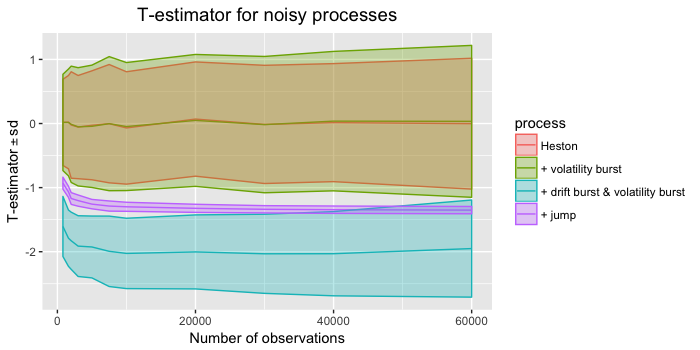

Recreate this plot in R.
library(ggplot2)
library(latex2exp)
setwd(Sys.getenv("masters-thesis"))
source("Simulation/Heston.R")
source("Simulation/Bursts.R")
source("Simulation/Jumps.R")
source("Estimation/pre-average.R")
source("Estimation/estimates.R")

#seed
set.seed(100)

p0 <- Sys.time()

#################### PARAMETERS THAT DON'T CHANGE ####################
omega2 <- 2.64*10^(-10)
omega <- sqrt(omega2)
K2 <- 0.5 #K2

#Burst settings
alpha <- 0.55
beta <- 0.45
c_1 <- (1-alpha)*0.005/(10/(60*24*7*52))^(1-alpha)
c_2 <- sqrt((1-2*beta)*0.001^2/(10/(60*24*7*52))^(1-2*beta))


#Constants regarding pre-avg kernel
phi_1 <- 1 #int(g'(x)^2)
phi_2 <- 1/12 #int(g^2)
int_g <- 1/4 #int(g)


#################### PARAMETERS CHANGING WITH N ####################
n_list <- c(800, 1600, 2000, 3000, 5000, 7500, 10000,
            20000, 30000, 40000, 60000)

#Initialize list with 5 mean, lower and upper for later plot

#Initialize list with 5 mean, lower and upper for later plot
n_processes <- 4

all_plot_data <- vector("list", n_processes)
for (i in 1:n_processes) {
  all_plot_data[[i]]$means <- numeric(length = length(n_list))
  all_plot_data[[i]]$lower <- all_plot_data[[i]]$means
  all_plot_data[[i]]$upper <- all_plot_data[[i]]$means
}

#################### LOOP OVER N ####################

for (my_n in 1:length(n_list)) {
  print(my_n)
  #my_n <- 8
  #my_n <- length(n_list)
  mat <- 6.5/(24*7*52)#*52*7*24*60*60 #In years
  n <- n_list[my_n]
  dt <- mat/n #In years
  theta_1 <- 10^(-1)
  k_n <- ceiling(theta_1*n^(1/2)) #It shouldn't become zero, therefore 'ceiling'
  #hd <- 2*10^3*n^(-1/4) #If miliseconds
  theta_2 <- 10^(-1)
  hd <- mat*theta_2*n^(-1/3) #If years
  
  #Check they are reasonable
  #n/k_n #We shouldn't use to many in pre-avg
  #hd/(k_n*dt) #We should have enough pre-avg within bandwidth
  
  #The index where i calculate T
  desired_index <- ceiling((n+1)/2) + k_n-1 #burst time + k_n - 1
  
  
  ############ Simulation #########
  Npath <- 400
  settings <- sim.setup(mat=mat, Npath = Npath, Nsteps = n, omega = omega) #6.5 hours
  Heston <- sim.heston(settings)
  Heston_vb <- sim.addvb(Heston,burst_time = 0.5, interval_length = 0.05, c_2 = c_2, beta = beta, reverse = F, recenter = F)
  Heston_vbdb <- sim.adddb(Heston_vb, burst_time=0.5,interval_length=0.05, c_1 = c_1, alpha = alpha, reverse = F)
  Heston_jump <- sim.addjump(Heston, burst_time = 0.5, interval_length = 0.05, c_1 = c_1, alpha = alpha)

  #All paths
  all_paths <- list(Heston, Heston_vb, Heston_vbdb, Heston_jump)

  for (j in 1:length(all_paths)) {
    #j <- 1
    path <- all_paths[[j]]
    
    ####### Pre-averaging #########
    #We need to transpose Y for dy to work properly
    Y <- t(as.matrix(path$Y))
    dy <- diff(Y)
    
    #Pre-avg (can't take vector)
    pre_y <- matrix(NA, nrow = Npath, ncol = n+1) #includes 0 and n to make same size as Heston$Y
    
    for (i in 1:Npath){
      pre_y[i,] <- c(rep(0,k_n+1),est.NewPreAverage(dy[,i],k_n))
    }
      
    #Plug back into Heston-data
    path$raw <- path$Y
    path$Y <- pre_y
    
    
    ######## CALCULATE T estimator ##########
    T_hat <- numeric(length = Npath)
    
    for (i in 1:Npath){
      #i <- 1
      single_path <- list(Y = path$Y[i,], time = Heston$time, raw = Heston$raw[i,])
      mu_hat <- est.mu.new(data = single_path,hd,t.index = c(desired_index-1,desired_index), kn = k_n)$mu[2]
      sigma_hat_2 <- est.sigma.new(data = single_path,hd, t.index = desired_index, kn = k_n,noisefun = est.noise.iid, theta = theta_1)$sig
      T_hat[i] <- sqrt(hd/K2) * mu_hat/sqrt(sigma_hat_2) #Correct
    }
    
    T_hat_clean <- na.omit(T_hat) #There MIGHT be negtive sigma-hat but it is highly unlikely
    
    ######## SAVE MEAN AND VARIANCE FOR PLOT #######
    all_plot_data[[j]]$means[my_n] <- mean(T_hat_clean)
    all_plot_data[[j]]$lower[my_n] <- all_plot_data[[j]]$means[my_n] - sqrt(var(T_hat_clean))
    all_plot_data[[j]]$upper[my_n] <- all_plot_data[[j]]$means[my_n] +sqrt(var(T_hat_clean))
  }
}


#################### PLOT ####################
#Re-shape to data.frame(x, lower, mean, upper, farve)

#Create numbers for colors
all_plot_data[[1]]$process <- rep("Heston", length(all_plot_data[[1]]$mean))
all_plot_data[[2]]$process <- rep("+ volatility burst", length(all_plot_data[[2]]$mean))
all_plot_data[[3]]$process <- rep("+ drift burst & volatility burst", length(all_plot_data[[3]]$mean))
all_plot_data[[4]]$process <- rep("+ jump", length(all_plot_data[[4]]$mean))


#Create a single data_frame
plot_data_frame <- data.frame(n = n_list ,
                              lower= all_plot_data[[1]]$lower,
                              mean= all_plot_data[[1]]$mean,
                              upper= all_plot_data[[1]]$upper,
                              process= all_plot_data[[1]]$process)

for (i in 2:length(all_plot_data)){
  new_data_frame <- data.frame(n = n_list,
                               lower= all_plot_data[[i]]$lower,
                               mean= all_plot_data[[i]]$mean,
                               upper= all_plot_data[[i]]$upper,
                               process= all_plot_data[[i]]$process)
  plot_data_frame <- rbind(plot_data_frame,new_data_frame)
}

##### PLOT #####
ggplot(plot_data_frame, aes(n, mean, color = process)) +
  geom_line() +
  geom_ribbon(aes(ymin = lower, ymax = upper, fill = process), alpha = 0.3) +
  xlab("Number of observations") + ylab(TeX('$ T-estimator \\pm sd$')) +
  ggtitle("T-estimator for noisy processes") +
  theme(plot.title = element_text(hjust = 0.5, size = 14))

#Save dataframe for later
save(plot_data_frame, file="Figures2/Saved_data_for_plots/05_T-estimator1_with_noise.Rda")

print(Sys.time()-p0) #approx 10 min with max(n) = 60k and npaths = 500
